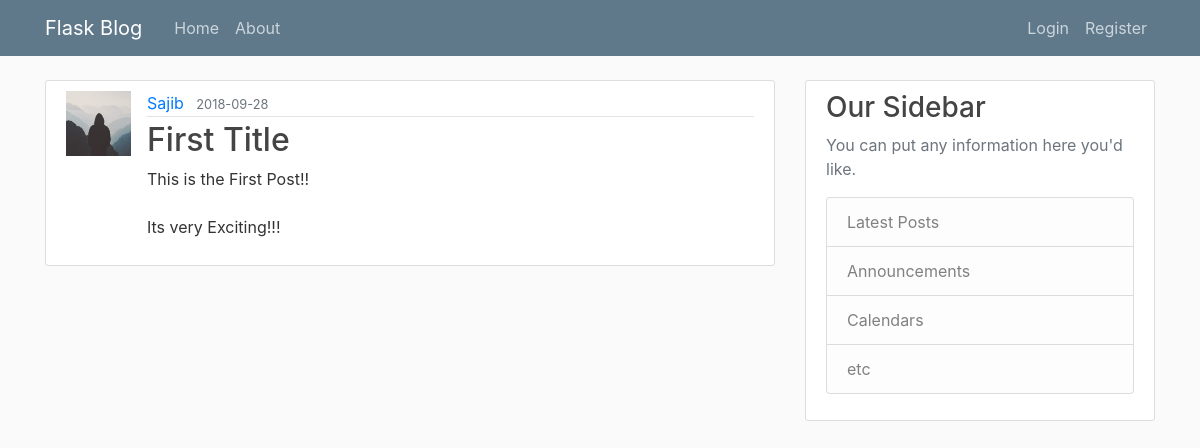
Page /home on the earlier database version.
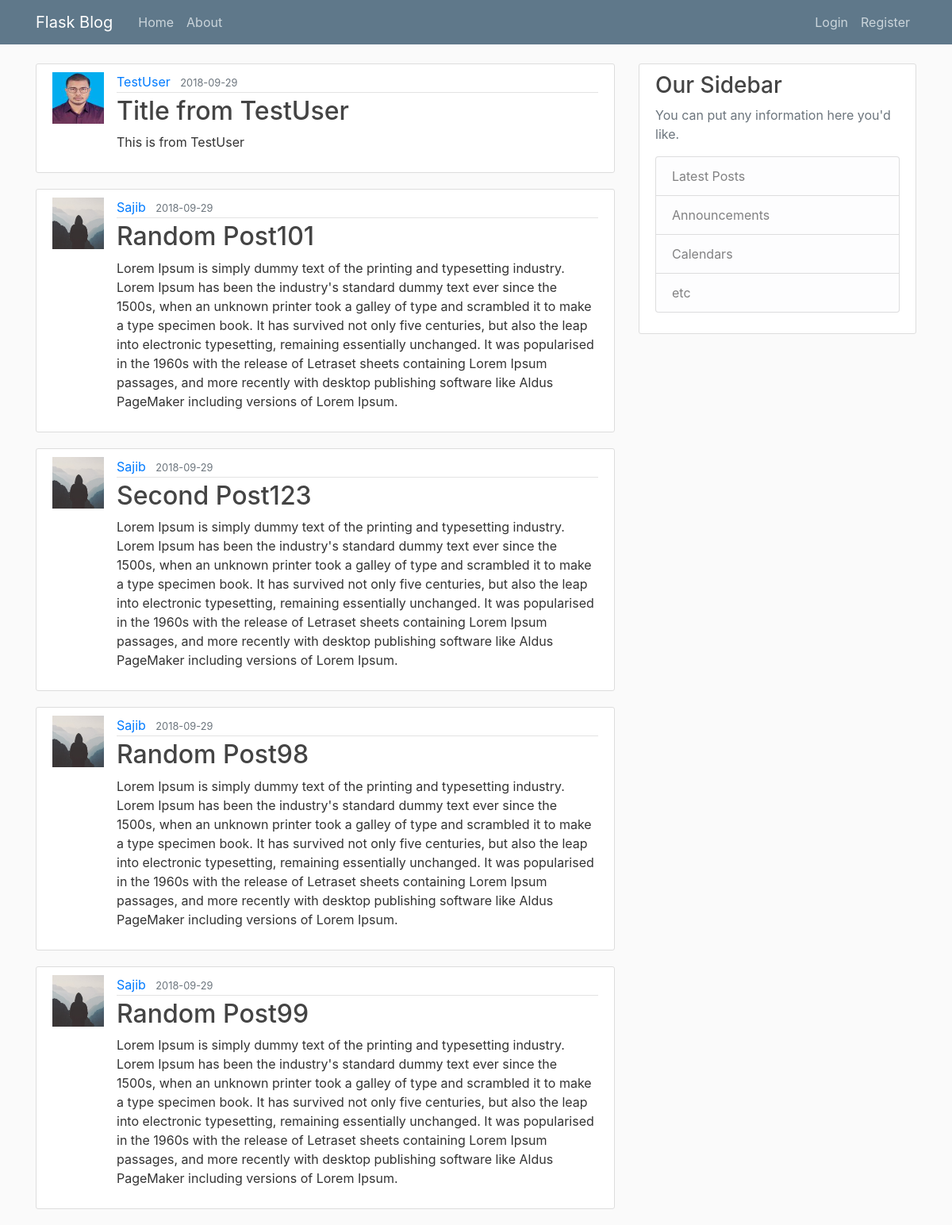
Same page on the later database version.
### Demoapp/models.py (models this page shows, shortened)
class Post(db.Model):
    id = db.Column(db.Integer,primary_key=True)
    title = db.Column(db.String(100),nullable=False)
    date_posted = db.Column(db.DateTime,nullable=False,default=datetime.utcnow)
    content = db.Column(db.Text,nullable=False)
    user_id = db.Column(db.Integer,db.ForeignKey('user.id'),nullable=False)

class User(db.Model,UserMixin):
    id = db.Column(db.Integer,primary_key=True)
    username = db.Column(db.String(20),unique=True,nullable=False)
    email = db.Column(db.String(120),unique=True,nullable=False)
    image_file = db.Column(db.String(20),nullable=False,default='default.jpg')
    password = db.Column(db.String(60),nullable=False)
    post = db.relationship('Post',backref='author',lazy=True)

### Demoapp/routes.py (the view)
@app.route('/')
@app.route('/home')
def home():
    page = request.args.get('page',1,type=int)
    posts = Post.query.order_by(Post.date_posted.desc()).paginate(page=page,per_page=5)
    return render_template('home.html',posts=posts)

### Demoapp/templates/home.html
{% extends "base.html" %}
{% block content %}
  {% if posts %}
    {% for post in posts %}
      <article class="media content-section">
        <img class="img-rounded article-img" src="{{ url_for('static',filename="profile_pics/" + post.author.image_file) }}" />
        <div class="media-body">
            <div class="article-metadata">
              <a class="mr-2" href="#">{{ post.author.username }}</a>
              <small class="text-muted">{{ post.date_posted.strftime('%Y-%m-%d') }}</small>
            </div>
            <h2><a class="article-title" href="{{url_for('detail_post',post_id=post.id)}}">{{ post.title }}</a></h2>
            <p class="article-content">{{ post.content }}</p>
        </div>
      </article>
    {% endfor %}
  {% endif %}
{% endblock %}

### Demoapp/templates/base.html (shortened to what this page needs)
<!DOCTYPE html>
<html lang="en" dir="ltr">
  <head>
    <link rel="stylesheet" href="https://stackpath.bootstrapcdn.com/bootstrap/4.1.3/css/bootstrap.min.css">
    <link rel="stylesheet" type="text/css" href="{{ url_for('static',filename='main.css') }}" />
  </head>
  <body>
    {% include 'snippets/navbar.html' %}
    <main role="main" class="container">
      <div class="row">
        <div class="col-md-8">
          {% block content %}{% endblock %}
        </div>
        <div class="col-md-4">
          <div class="content-section">
            <h3>Our Sidebar</h3>
            <p class='text-muted'>You can put any information here you'd like.
              <ul class="list-group">
                <li class="list-group-item list-group-item-light">Latest Posts</li>
                <li class="list-group-item list-group-item-light">Announcements</li>
                <li class="list-group-item list-group-item-light">Calendars</li>
                <li class="list-group-item list-group-item-light">etc</li>
              </ul>
            </p>
          </div>
        </div>
      </div>
   </main>
  </body>
</html>

### Demoapp/templates/snippets/navbar.html (shortened to what this page needs)
<header class="site-header">
  <nav class="navbar navbar-expand-md navbar-dark bg-steel fixed-top">
    <div class="container">
      <a class="navbar-brand mr-4" href="/">Flask Blog</a>
      <div class="collapse navbar-collapse" id="navbarToggle">
        <div class="navbar-nav mr-auto">
          <a class="nav-item nav-link" href="{{url_for('home')}}">Home</a>
          <a class="nav-item nav-link" href="{{url_for('about')}}">About</a>
        </div>
        <div class="navbar-nav">
          {% if current_user.is_authenticated %}
            <a class="nav-item nav-link" href="{{url_for('new_post')}}">New Post</a>
            <a class="nav-item nav-link" href="{{url_for('account')}}">Account</a>
            <a class="nav-item nav-link" href="{{url_for('logout')}}">Logut</a>
          {% else %}
            <a class="nav-item nav-link" href="{{url_for('login')}}">Login</a>
            <a class="nav-item nav-link" href="{{url_for('register')}}">Register</a>
          {% endif %}
        </div>
      </div>
    </div>
  </nav>
</header>

### Demoapp/static/main.css (style rules this page uses)
body { background: #fafafa; color: #333333; margin-top: 5rem; }
h1, h2, h3, h4, h5, h6 { color: #444444; }
.bg-steel { background-color: #5f788a; }
.site-header .navbar-nav .nav-link { color: #cbd5db; }
.content-section { background: #ffffff; padding: 10px 20px; border: 1px solid #dddddd; border-radius: 3px; margin-bottom: 20px; }
.article-title { color: #444444; }
.article-content { white-space: pre-line; }
.article-img { height: 65px; width: 65px; margin-right: 16px; }
.article-metadata { padding-bottom: 1px; margin-bottom: 4px; border-bottom: 1px solid #e3e3e3 }

Differences in the rows shown:
no longer on this page (row unchanged): Post: image_file (placeholder picture), author.username "Sajib", date_posted "2018-09-28", title "First Title", content "This is the First Post!! Its very Exciting!!!"
added Post: image_file (picture), author.username "TestUser", date_posted "2018-09-29", title "Title from TestUser", content "This is from TestUser"
added Post: image_file (placeholder picture), author.username "Sajib", date_posted "2018-09-29", title "Random Post101", content "Lorem Ipsum is simply dummy text of the printing and typesetting industry. Lorem Ipsum has been the industry's standard dummy text ever since the 1500s, when an unknown printer took a galley of type and scrambled it to make a type specimen book. It has survived not only five centuries, but also the leap into electronic typesetting, remaining essentially unchanged. It was popularised in the 1960s with the release of Letraset sheets containing Lorem Ipsum passages, and more recently with desktop publishing software like Aldus PageMaker including versions of Lorem Ipsum."
added Post: image_file (placeholder picture), author.username "Sajib", date_posted "2018-09-29", title "Second Post123", content "Lorem Ipsum is simply dummy text of the printing and typesetting industry. Lorem Ipsum has been the industry's standard dummy text ever since the 1500s, when an unknown printer took a galley of type and scrambled it to make a type specimen book. It has survived not only five centuries, but also the leap into electronic typesetting, remaining essentially unchanged. It was popularised in the 1960s with the release of Letraset sheets containing Lorem Ipsum passages, and more recently with desktop publishing software like Aldus PageMaker including versions of Lorem Ipsum."
added Post: image_file (placeholder picture), author.username "Sajib", date_posted "2018-09-29", title "Random Post98", content "Lorem Ipsum is simply dummy text of the printing and typesetting industry. Lorem Ipsum has been the industry's standard dummy text ever since the 1500s, when an unknown printer took a galley of type and scrambled it to make a type specimen book. It has survived not only five centuries, but also the leap into electronic typesetting, remaining essentially unchanged. It was popularised in the 1960s with the release of Letraset sheets containing Lorem Ipsum passages, and more recently with desktop publishing software like Aldus PageMaker including versions of Lorem Ipsum."
added Post: image_file (placeholder picture), author.username "Sajib", date_posted "2018-09-29", title "Random Post99", content "Lorem Ipsum is simply dummy text of the printing and typesetting industry. Lorem Ipsum has been the industry's standard dummy text ever since the 1500s, when an unknown printer took a galley of type and scrambled it to make a type specimen book. It has survived not only five centuries, but also the leap into electronic typesetting, remaining essentially unchanged. It was popularised in the 1960s with the release of Letraset sheets containing Lorem Ipsum passages, and more recently with desktop publishing software like Aldus PageMaker including versions of Lorem Ipsum."
